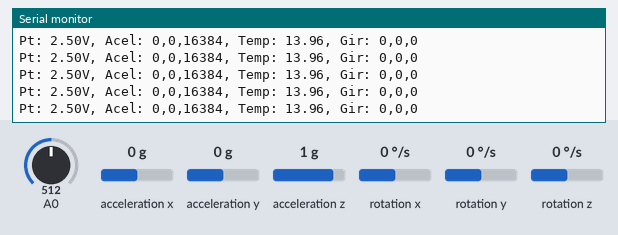
This sketch was run on a simulated Arduino Uno, built with avr-gcc and run on an emulated ATmega328P. On the bench: the last lines printed to the serial monitor. Wiring (inferred from the names in the program): MPU-6050 motion sensor at I2C address 0x68. Inputs (shaded band) come from the test bench; at power-on: acceleration x 0 g, acceleration y 0 g, rotation x 0 °/s, acceleration z 1 g, A0 = 512, rotation y 0 °/s, rotation z 0 °/s.

Above: at 1.2 s.
1.3 s: acceleration x set to -1.4 g
At 1.35 s:
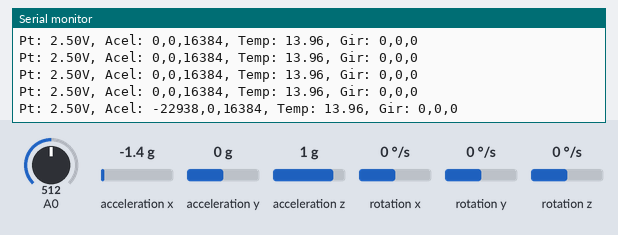
4.3 s: acceleration y set to -1.4 g
At 4.36 s:
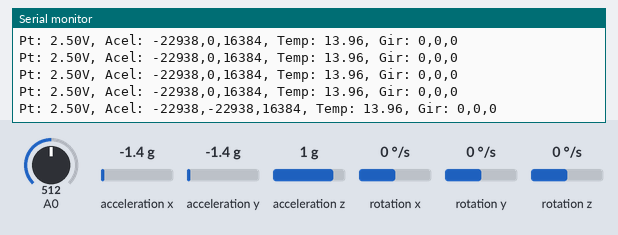
7.3 s: rotation x set to 100 °/s
At 7.37 s:
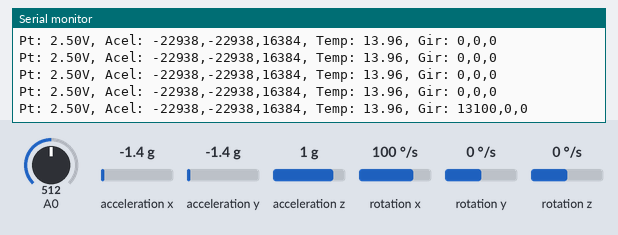
10.3 s: acceleration z set to 0 g
At 10.39 s:
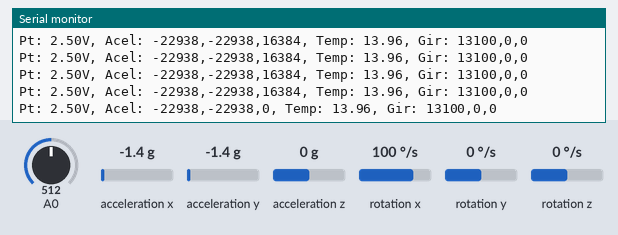
13.3 s: acceleration x set to 0 g
At 13.4 s:
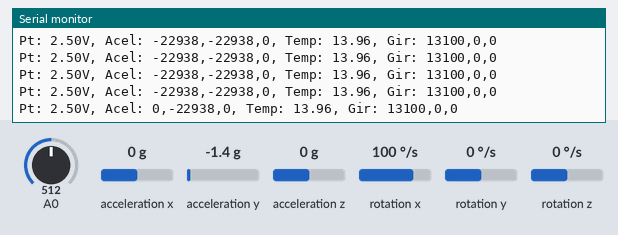
16.3 s: A0 set to 716
At 16.3 s:
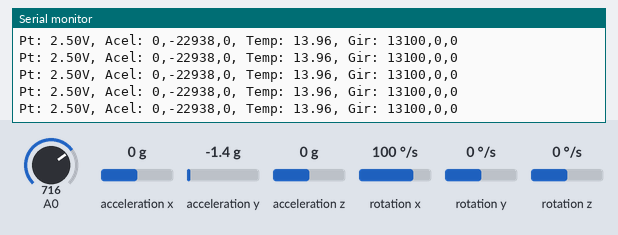

The sketch:

i2c_test_3.ino
```cpp
//Curso de comunicaciones Digitales - UMNG - 2023
// Profesor: José Rugeles

#include <Wire.h>

const int MPU_addr=0x68;  // Direccion del sensor MPU6050 en el bus I2C
int16_t AcX,AcY,AcZ,Tmp,GyX,GyY,GyZ;

void setup()
{
  Serial.begin(9600);  // Inicializar la comunicación serial a 9600 baudios
  Wire.begin();        // Inicializar el bus I2C
  Wire.beginTransmission(MPU_addr);
  Wire.write(0x6B);     // PWR_MGMT_1 register
  Wire.write(0);        // Setear en 0 para activar el sensor
  Wire.endTransmission(true);
}

void loop()
{
  Wire.beginTransmission(MPU_addr); // Iniciar la comunicación con el MPU6050
  Wire.write(0x3B);                 // Direccion del registro donde comienza la lectura
  Wire.endTransmission(false);
  Wire.requestFrom(MPU_addr,14,true); // Leer 14 bytes de datos

  AcX=Wire.read()<<8|Wire.read();   // Leer los valores del acelerometro
  AcY=Wire.read()<<8|Wire.read();
  AcZ=Wire.read()<<8|Wire.read();
  Tmp=Wire.read()<<8|Wire.read();   // Leer el valor de la temperatura
  GyX=Wire.read()<<8|Wire.read();   // Leer los valores del giroscopio
  GyY=Wire.read()<<8|Wire.read();
  GyZ=Wire.read()<<8|Wire.read();

  int sensorValue = analogRead(A0); // Leer el valor del potenciometro
  float voltage = sensorValue * (5.0 / 1023.0); // Convertir el valor del potenciometro a voltaje

  Serial.print("Pt: ");
  Serial.print(voltage);
  Serial.print("V, ");
  Serial.print("Acel: ");
  Serial.print(AcX);
  Serial.print(",");
  Serial.print(AcY);
  Serial.print(",");
  Serial.print(AcZ);
  Serial.print(", Temp: ");
  Serial.print(Tmp/605.0+21.0); // Convertir el valor de la temperatura a grados Celsius
  Serial.print(", Gir: ");
  Serial.print(GyX);
  Serial.print(",");
  Serial.print(GyY);
  Serial.print(",");
  Serial.println(GyZ);

  delay(100); // Esperar 500 milisegundos antes de tomar otra muestra
}
```

Measured:
- after the input at 1.3 s, the serial monitor: prints a new line after 0.05 s (image 1)
- after the input at 4.3 s, the serial monitor: prints a new line after 0.05 s (image 2)
- after the input at 7.3 s, the serial monitor: prints a new line after 0.07 s (image 3)
- after the input at 10.3 s, the serial monitor: prints a new line after 0.08 s (image 4)
- after the input at 13.3 s, the serial monitor: prints a new line after 0.10 s (image 5)
